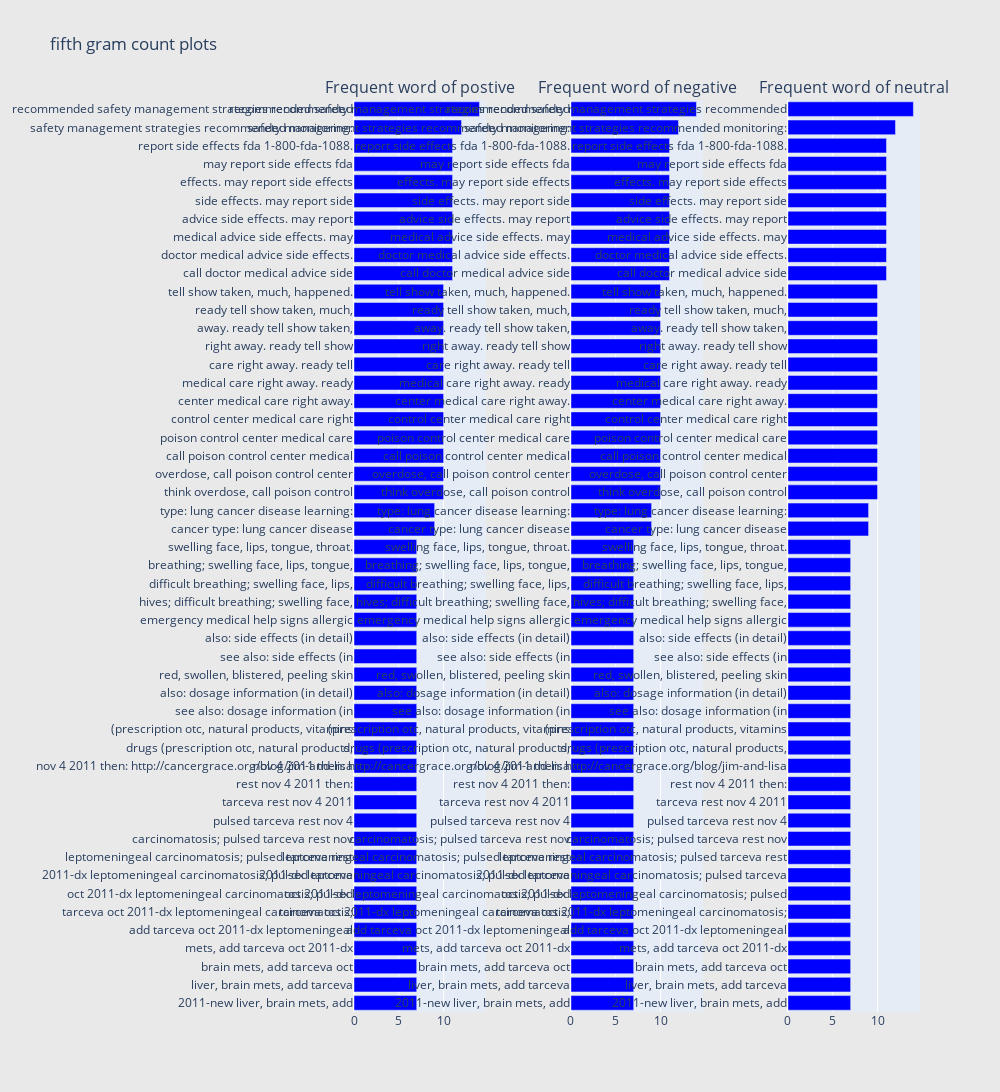

This figure's notebook cell:
### Code cell
# getting  the bar chart from sentiment
freq_dict = defaultdict(int)
for sent in data_com_neg['text']:
    for word in generate_ngrams(sent, 5):
        freq_dict[word] += 1
        
fd_sorted = pd.DataFrame(sorted(freq_dict.items(),
                               key = lambda x: x[1])[::-1])
fd_sorted.columns = ["word", "wordcount"]

trace0 = horizontal_bar_chart(fd_sorted.head(50), 'blue')
trace1 = horizontal_bar_chart(fd_sorted.head(50), 'blue')
trace2 = horizontal_bar_chart(fd_sorted.head(50), 'blue')

# creating three subplots
fig = tools.make_subplots(rows = 1, 
                          cols = 3, 
                          vertical_spacing = 0.04, 
                          horizontal_spacing = 0.15,
                         subplot_titles = ['Frequent word of postive',
                                          'Frequent word of negative',
                                          'Frequent word of neutral'])
fig.append_trace(trace0, 1, 1)
fig.append_trace(trace1, 1, 2)
fig.append_trace(trace0, 1, 3)
fig['layout'].update(height = 1200,
                     width = 1000,
                     paper_bgcolor = 'rgb(233,233,233)',
                     title = 'fifth gram count plots')
py.iplot(fig, filename = 'word-plots')

### Figure 1 — Plotly figure (JSON) as saved in the notebook; plotly's stock layout.template omitted (floating-point values rounded to 4 significant figures)
{"data": [{"marker": {"color": "blue"}, "orientation": "h", "showlegend": false, "type": "bar", "x": [7, 7, 7, 7, 7, 7, 7, 7, 7, 7, 7, 7, 7, 7, 7, 7, 7, 7, 7, 7, 7, 7, 7, 7, 7, 7, 9, 9, 10, 10, 10, 10, 10, 10, 10, 10, 10, 10, 10, 10, 11, 11, 11, 11, 11, 11, 11, 11, 12, 14], "xaxis": "x", "y": ["2011-new liver, brain mets, add", "liver, brain mets, add tarceva", "brain mets, add tarceva oct", "mets, add tarceva oct 2011-dx", "add tarceva oct 2011-dx leptomeningeal", "tarceva oct 2011-dx leptomeningeal carcinomatosis;", "oct 2011-dx leptomeningeal carcinomatosis; pulsed", "2011-dx leptomeningeal carcinomatosis; pulsed tarceva", "leptomeningeal carcinomatosis; pulsed tarceva rest", "carcinomatosis; pulsed tarceva rest nov", "pulsed tarceva rest nov 4", "tarceva rest nov 4 2011", "rest nov 4 2011 then:", "nov 4 2011 then: http://cancergrace.org/blog/jim-and-lisa", "drugs (prescription otc, natural products,", "(prescription otc, natural products, vitamins", "see also: dosage information (in", "also: dosage information (in detail)", "red, swollen, blistered, peeling skin", "see also: side effects (in", "also: side effects (in detail)", "emergency medical help signs allergic", "hives; difficult breathing; swelling face,", "difficult breathing; swelling face, lips,", "breathing; swelling face, lips, tongue,", "swelling face, lips, tongue, throat.", "cancer type: lung cancer disease", "type: lung cancer disease learning:", "think overdose, call poison control", "overdose, call poison control center", "call poison control center medical", "poison control center medical care", "control center medical care right", "center medical care right away.", "medical care right away. ready", "care right away. ready tell", "right away. ready tell show", "away. ready tell show taken,", "ready tell show taken, much,", "tell show taken, much, happened.", "call doctor medical advice side", "doctor medical advice side effects.", "medical advice side effects. may", "advice side effects. may report", "side effects. may report side", "effects. may report side effects", "may report side effects fda", "report side effects fda 1-800-fda-1088.", "safety management strategies recommended monitoring:", "recommended safety management strategies recommended"], "yaxis": "y"}, {"marker": {"color": "blue"}, "orientation": "h", "showlegend": false, "type": "bar", "x": [7, 7, 7, 7, 7, 7, 7, 7, 7, 7, 7, 7, 7, 7, 7, 7, 7, 7, 7, 7, 7, 7, 7, 7, 7, 7, 9, 9, 10, 10, 10, 10, 10, 10, 10, 10, 10, 10, 10, 10, 11, 11, 11, 11, 11, 11, 11, 11, 12, 14], "xaxis": "x2", "y": ["2011-new liver, brain mets, add", "liver, brain mets, add tarceva", "brain mets, add tarceva oct", "mets, add tarceva oct 2011-dx", "add tarceva oct 2011-dx leptomeningeal", "tarceva oct 2011-dx leptomeningeal carcinomatosis;", "oct 2011-dx leptomeningeal carcinomatosis; pulsed", "2011-dx leptomeningeal carcinomatosis; pulsed tarceva", "leptomeningeal carcinomatosis; pulsed tarceva rest", "carcinomatosis; pulsed tarceva rest nov", "pulsed tarceva rest nov 4", "tarceva rest nov 4 2011", "rest nov 4 2011 then:", "nov 4 2011 then: http://cancergrace.org/blog/jim-and-lisa", "drugs (prescription otc, natural products,", "(prescription otc, natural products, vitamins", "see also: dosage information (in", "also: dosage information (in detail)", "red, swollen, blistered, peeling skin", "see also: side effects (in", "also: side effects (in detail)", "emergency medical help signs allergic", "hives; difficult breathing; swelling face,", "difficult breathing; swelling face, lips,", "breathing; swelling face, lips, tongue,", "swelling face, lips, tongue, throat.", "cancer type: lung cancer disease", "type: lung cancer disease learning:", "think overdose, call poison control", "overdose, call poison control center", "call poison control center medical", "poison control center medical care", "control center medical care right", "center medical care right away.", "medical care right away. ready", "care right away. ready tell", "right away. ready tell show", "away. ready tell show taken,", "ready tell show taken, much,", "tell show taken, much, happened.", "call doctor medical advice side", "doctor medical advice side effects.", "medical advice side effects. may", "advice side effects. may report", "side effects. may report side", "effects. may report side effects", "may report side effects fda", "report side effects fda 1-800-fda-1088.", "safety management strategies recommended monitoring:", "recommended safety management strategies recommended"], "yaxis": "y2"}, {"marker": {"color": "blue"}, "orientation": "h", "showlegend": false, "type": "bar", "x": [7, 7, 7, 7, 7, 7, 7, 7, 7, 7, 7, 7, 7, 7, 7, 7, 7, 7, 7, 7, 7, 7, 7, 7, 7, 7, 9, 9, 10, 10, 10, 10, 10, 10, 10, 10, 10, 10, 10, 10, 11, 11, 11, 11, 11, 11, 11, 11, 12, 14], "xaxis": "x3", "y": ["2011-new liver, brain mets, add", "liver, brain mets, add tarceva", "brain mets, add tarceva oct", "mets, add tarceva oct 2011-dx", "add tarceva oct 2011-dx leptomeningeal", "tarceva oct 2011-dx leptomeningeal carcinomatosis;", "oct 2011-dx leptomeningeal carcinomatosis; pulsed", "2011-dx leptomeningeal carcinomatosis; pulsed tarceva", "leptomeningeal carcinomatosis; pulsed tarceva rest", "carcinomatosis; pulsed tarceva rest nov", "pulsed tarceva rest nov 4", "tarceva rest nov 4 2011", "rest nov 4 2011 then:", "nov 4 2011 then: http://cancergrace.org/blog/jim-and-lisa", "drugs (prescription otc, natural products,", "(prescription otc, natural products, vitamins", "see also: dosage information (in", "also: dosage information (in detail)", "red, swollen, blistered, peeling skin", "see also: side effects (in", "also: side effects (in detail)", "emergency medical help signs allergic", "hives; difficult breathing; swelling face,", "difficult breathing; swelling face, lips,", "breathing; swelling face, lips, tongue,", "swelling face, lips, tongue, throat.", "cancer type: lung cancer disease", "type: lung cancer disease learning:", "think overdose, call poison control", "overdose, call poison control center", "call poison control center medical", "poison control center medical care", "control center medical care right", "center medical care right away.", "medical care right away. ready", "care right away. ready tell", "right away. ready tell show", "away. ready tell show taken,", "ready tell show taken, much,", "tell show taken, much, happened.", "call doctor medical advice side", "doctor medical advice side effects.", "medical advice side effects. may", "advice side effects. may report", "side effects. may report side", "effects. may report side effects", "may report side effects fda", "report side effects fda 1-800-fda-1088.", "safety management strategies recommended monitoring:", "recommended safety management strategies recommended"], "yaxis": "y3"}], "layout": {"annotations": [{"font": {"size": 16}, "showarrow": false, "text": "Frequent word of postive", "x": 0.1167, "xanchor": "center", "xref": "paper", "y": 1, "yanchor": "bottom", "yref": "paper"}, {"font": {"size": 16}, "showarrow": false, "text": "Frequent word of negative", "x": 0.5, "xanchor": "center", "xref": "paper", "y": 1, "yanchor": "bottom", "yref": "paper"}, {"font": {"size": 16}, "showarrow": false, "text": "Frequent word of neutral", "x": 0.8833, "xanchor": "center", "xref": "paper", "y": 1, "yanchor": "bottom", "yref": "paper"}], "height": 1200, "paper_bgcolor": "rgb(233,233,233)", "title": {"text": "fifth gram count plots"}, "width": 1000, "xaxis": {"anchor": "y", "domain": [0, 0.2333]}, "xaxis2": {"anchor": "y2", "domain": [0.3833, 0.6167]}, "xaxis3": {"anchor": "y3", "domain": [0.7667, 1.0]}, "yaxis": {"anchor": "x", "domain": [0, 1]}, "yaxis2": {"anchor": "x2", "domain": [0, 1]}, "yaxis3": {"anchor": "x3", "domain": [0, 1]}}}
